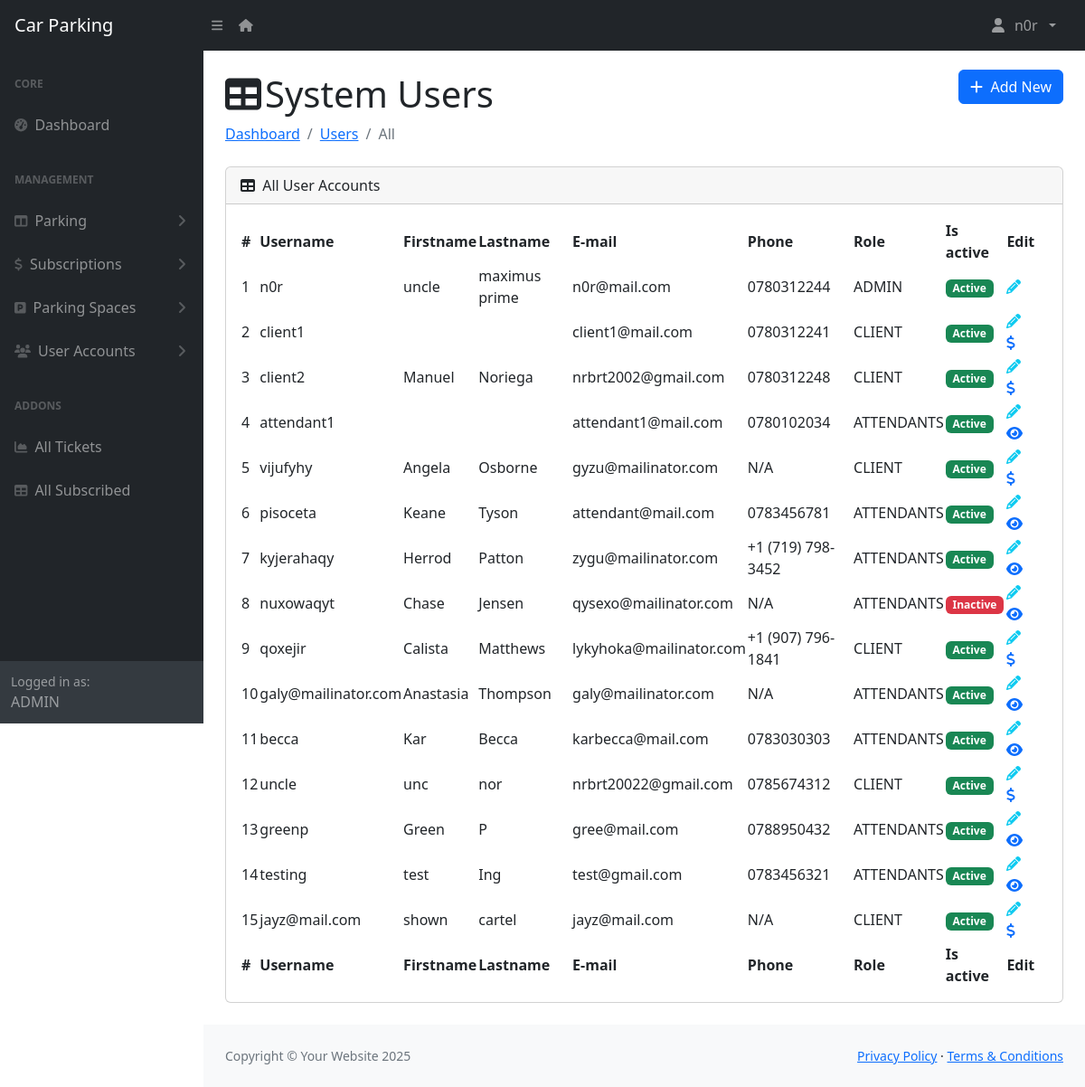
The page /dashboard/uaccounts (signed in) on the database its author committed.
### app/models.py (models this page shows, shortened)
class User(AbstractUser):
    class Role(models.TextChoices):
        ATTENDANTS = "ATTENDANTS", "Attendants"
        ADMIN = "ADMIN", "Admin"
        CLIENT = "CLIENT", "Client"
    role = models.CharField(
        max_length=50,
        choices=Role.choices,
        default=Role.CLIENT  # Set default role to CLIENT
    )
    phone_number = models.CharField(
        validators=[phone_regex],
        max_length=10,
        unique=True,
        null=True
    )
    groups = models.ManyToManyField(
        'auth.Group',
        related_name='users',
        blank=True,
        help_text='The groups this user belongs to.'
    )
    user_permissions = models.ManyToManyField(
        'auth.Permission',
        related_name='users',
        blank=True,
        help_text='Specific permissions for this user.'
    )

### app/views.py (the view)
# urls.py: path('dashboard/uaccounts', views.uaccounts, name="uaccounts"),
@login_required
@admin_required
def uaccounts(request):
    users = User.objects.all()
    return render(request, 'dashboard/uaccounts.html', {'users': users, 'active_menu': 'uaccounts'})

### app/templates/app/dashboard/uaccounts.html (shortened to what this page needs)
{% extends 'dashboard/base.html' %}
{% block content %}
                    <div class="container-fluid px-4">
                      <div class="d-flex justify-content-between align-items-center">
                        <h1 class="mt-4"><i class="fas fa-table me-1"></i>System Users</h1>
                        <a href="{% url 'create_user' %}" class="btn btn-primary"><i class="fas fa-plus me-2"></i>Add New</a>
                      </div>
                        <ol class="breadcrumb mb-4">
                            <li class="breadcrumb-item "><a href="{% url 'dashboard' %}"> Dashboard </a></li>
                            <li class="breadcrumb-item"><a href="{% url 'uaccounts' %}">Users </a></li>
                            <li class="breadcrumb-item active">All</li>
                        </ol>
                        <div class="card mb-4">
                            <div class="card-header">
                                <i class="fas fa-table me-1"></i>
                                All User Accounts
                            </div>
                            <div class="card-body">
                                <table id="datatablesSimple">
                                    <thead>
                                        <tr>
                                            <th>#</th>
                                            <th>Username</th>
                                            <th>Firstname</th>
                                            <th>Lastname</th>
                                            <th>E-mail</th>
                                            <th>Phone</th>
                                            <th>Role</th>
                                            <th>Is active</th>
                                            <th>Edit</th>
                                        </tr>
                                    </thead>
                                    <tfoot>
                                        <tr>
                                            <th>#</th>
                                            <th>Username</th>
                                            <th>Firstname</th>
                                            <th>Lastname</th>
                                            <th>E-mail</th>
                                            <th>Phone</th>
                                            <th>Role</th>
                                            <th>Is active</th>
                                            <th>Edit</th>
                                        </tr>
                                    </tfoot>
                                    <tbody>
                                        {% for user in users %}
                                        <tr>
                                            <td>{{ forloop.counter }}</td>
                                            <td>{{ user.username }}</td>
                                            <td>{{ user.first_name }}</td>
                                            <td>{{ user.last_name }}</td>
                                            <td>{{ user.email }}</td>
                                            <td>{{ user.phone_number|default:"N/A" }}</td>
                                            <td>{{ user.role|default:"N/A" }}</td>
                                            <td>
                                                {% if user.is_active %}
                                                <span class="badge bg-success">Active</span>
                                                {% else %}
                                                <span class="badge bg-danger">Inactive</span>
                                                {% endif %}
                                            </td>
                                            <td>
                                                <a href="{% url 'edit_user' user.id %}"><i class="fas fa-pencil text-info"></i></a>&nbsp;&nbsp;&nbsp;&nbsp;
                                                {% if user.role == 'ATTENDANTS' %}
                                                    <a href="{% url 'view_userA' user.id %}"><i class="fas fa-eye text-primary"></i></a>
                                                {% elif user.role == 'CLIENT' %}
                                                    <a href="{% url 'view_userC' user.id %}"><i class="fas fa-dollar text-primary"></i></a>
                                                {% endif %}
                                            </td>
                                        </tr>
                                        {% empty %}
                                        <tr>
                                            <td colspan="9" class="text-center">No users found</td>
                                        </tr>
                                        {% endfor %}
                                    </tbody>
                                </table>
                            </div>
                        </div>
                    </div>
                {% endblock %}

### app/templates/app/dashboard/includes/nav.html (shortened to what this page needs)
{% load humanize %}
<nav class="sb-topnav navbar navbar-expand navbar-dark bg-dark">
  <a class="navbar-brand ps-3" href="{% url 'dashboard' %}">Car Parking</a>
  <button class="btn btn-link btn-sm order-1 order-lg-0 me-4 me-lg-0" id="sidebarToggle" href="#!"><i class="fas fa-bars"></i></button>
  <a href="/" class="btn btn-link btn-sm order-1 order-lg-0 me-4 me-lg-0" id="sidebarToggle" href="#!"><i class="fas fa-house"></i></a>
  <ul class="navbar-nav ms-auto ms-md-0 me-3 me-lg-4">
      <li class="nav-item dropdown">
          <a class="nav-link dropdown-toggle" id="navbarDropdown" href="#" role="button" data-bs-toggle="dropdown" aria-expanded="false"><i class="fas fa-user fa-fw"></i> &nbsp;{{ request.user.username }} &nbsp;</a>
      </li>
  </ul>
</nav>

### app/templates/app/dashboard/includes/admin-sidebar.html (shortened to what this page needs)
<div id="layoutSidenav_nav">
  <nav class="sb-sidenav accordion sb-sidenav-dark" id="sidenavAccordion">
      <div class="sb-sidenav-menu">
          <div class="nav">
              <div class="sb-sidenav-menu-heading">Core</div>
              <a class="nav-link" href="{% url 'dashboard' %}">
                  <div class="sb-nav-link-icon"><i class="fas fa-tachometer-alt"></i></div>
                  Dashboard
              </a>
              <div class="sb-sidenav-menu-heading">Management</div>
              <a class="nav-link collapsed" href="#" data-bs-toggle="collapse" data-bs-target="#collapseLayouts" aria-expanded="false" aria-controls="collapseLayouts">
                  <div class="sb-nav-link-icon"><i class="fas fa-columns"></i></div>
                  Parking
                  <div class="sb-sidenav-collapse-arrow"><i class="fas fa-angle-down"></i></div>
              </a>
              <a class="nav-link collapsed" href="#" data-bs-toggle="collapse" data-bs-target="#collapsePages" aria-expanded="false" aria-controls="collapsePages">
                <div class="sb-nav-link-icon"><i class="fas fa-dollar"></i></div>
                Subscriptions
                <div class="sb-sidenav-collapse-arrow"><i class="fas fa-angle-down"></i></div>
            </a>
            <a class="nav-link collapsed" href="#" data-bs-toggle="collapse" data-bs-target="#collapseSpaces" aria-expanded="false" aria-controls="collapseSpaces">
                <div class="sb-nav-link-icon"><i class="fas fa-parking"></i></div>
                Parking Spaces
                <div class="sb-sidenav-collapse-arrow"><i class="fas fa-angle-down"></i></div>
            </a>
            <a class="nav-link collapsed" href="#" data-bs-toggle="collapse" data-bs-target="#collapseAccounts" aria-expanded="false" aria-controls="collapseAccounts">
                <div class="sb-nav-link-icon"><i class="fas fa-users"></i></div>
                User Accounts
                <div class="sb-sidenav-collapse-arrow"><i class="fas fa-angle-down"></i></div>
            </a>
              <div class="sb-sidenav-menu-heading">Addons</div>
              <a class="nav-link" href="{% url 'allticket' %}">
                  <div class="sb-nav-link-icon"><i class="fas fa-chart-area"></i></div>
                  All Tickets
              </a>
              <a class="nav-link" href="{% url 'subscription_list' %}">
                  <div class="sb-nav-link-icon"><i class="fas fa-table"></i></div>
                  All Subscribed
              </a>
          </div>
      </div>
      <div class="sb-sidenav-footer">
          <div class="small">Logged in as:</div>
          {{ request.user.role }}
      </div>
  </nav>
</div>

### rows shown on the page
User: user.username "n0r", user.role "ADMIN", username "n0r", first_name "uncle", last_name "maximus prime", email "n0r@mail.com", phone_number "0780312244", role "ADMIN", is_active "Active"
User: username "client1", email "client1@mail.com", phone_number "0780312241", role "CLIENT", is_active "Active"
User: username "client2", first_name "Manuel", last_name "Noriega", email "nrbrt2002@gmail.com", phone_number "0780312248", role "CLIENT", is_active "Active"
User: username "attendant1", email "attendant1@mail.com", phone_number "0780102034", role "ATTENDANTS", is_active "Active"
User: username "vijufyhy", first_name "Angela", last_name "Osborne", email "gyzu@mailinator.com", phone_number "N/A", role "CLIENT", is_active "Active"
User: username "pisoceta", first_name "Keane", last_name "Tyson", email "attendant@mail.com", phone_number "0783456781", role "ATTENDANTS", is_active "Active"
User: username "kyjerahaqy", first_name "Herrod", last_name "Patton", email "zygu@mailinator.com", phone_number "+1 (719) 798-3452", role "ATTENDANTS", is_active "Active"
User: username "nuxowaqyt", first_name "Chase", last_name "Jensen", email "qysexo@mailinator.com", phone_number "N/A", role "ATTENDANTS", is_active "Inactive"
User: username "qoxejir", first_name "Calista", last_name "Matthews", email "lykyhoka@mailinator.com", phone_number "+1 (907) 796-1841", role "CLIENT", is_active "Active"
User: username "galy@mailinator.com", first_name "Anastasia", last_name "Thompson", email "galy@mailinator.com", phone_number "N/A", role "ATTENDANTS", is_active "Active"
User: username "becca", first_name "Kar", last_name "Becca", email "karbecca@mail.com", phone_number "0783030303", role "ATTENDANTS", is_active "Active"
User: username "uncle", first_name "unc", last_name "nor", email "nrbrt20022@gmail.com", phone_number "0785674312", role "CLIENT", is_active "Active"
User: username "greenp", first_name "Green", last_name "P", email "gree@mail.com", phone_number "0788950432", role "ATTENDANTS", is_active "Active"
User: username "testing", first_name "test", last_name "Ing", email "test@gmail.com", phone_number "0783456321", role "ATTENDANTS", is_active "Active"
User: username "jayz@mail.com", first_name "shown", last_name "cartel", email "jayz@mail.com", phone_number "N/A", role "CLIENT", is_active "Active"
